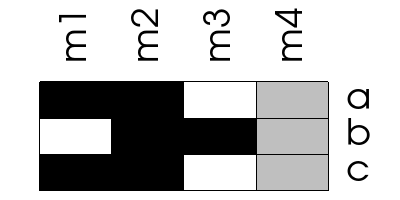

Write Python code to recreate this figure.
#!/usr/bin/env python
# Demonstrate vtkHeatmapItem rendering a table with numeric and string columns.

import vtkmodules.vtkInteractionStyle  # noqa: F401
import vtkmodules.vtkRenderingContextOpenGL2  # noqa: F401
import vtkmodules.vtkRenderingFreeType  # noqa: F401
import vtkmodules.vtkRenderingOpenGL2  # noqa: F401

from vtkmodules.vtkCommonCore import vtkDoubleArray, vtkStringArray
from vtkmodules.vtkCommonDataModel import vtkTable
from vtkmodules.vtkRenderingContext2D import vtkContextActor, vtkContextScene, vtkContextTransform
from vtkmodules.vtkViewsInfovis import vtkHeatmapItem
from vtkmodules.vtkRenderingCore import (
    vtkRenderWindow,
    vtkRenderWindowInteractor,
    vtkRenderer,
)

# Build table with names and numeric/string columns.
table = vtkTable()

table_names = vtkStringArray()
table_names.SetNumberOfTuples(3)
table_names.SetValue(0, "c")
table_names.SetValue(1, "b")
table_names.SetValue(2, "a")
table_names.SetName("name")

m1 = vtkDoubleArray()
m1.SetNumberOfTuples(3)
m1.SetName("m1")
m1.SetValue(0, 1.0)
m1.SetValue(1, 3.0)
m1.SetValue(2, 1.0)

m2 = vtkDoubleArray()
m2.SetNumberOfTuples(3)
m2.SetName("m2")
m2.SetValue(0, 2.0)
m2.SetValue(1, 2.0)
m2.SetValue(2, 2.0)

m3 = vtkDoubleArray()
m3.SetNumberOfTuples(3)
m3.SetName("m3")
m3.SetValue(0, 3.0)
m3.SetValue(1, 1.0)
m3.SetValue(2, 3.0)

m4 = vtkStringArray()
m4.SetNumberOfTuples(3)
m4.SetName("m4")
m4.SetValue(0, "a")
m4.SetValue(1, "b")
m4.SetValue(2, "c")

table.AddColumn(table_names)
table.AddColumn(m1)
table.AddColumn(m2)
table.AddColumn(m3)
table.AddColumn(m4)

# Heatmap item.
heatmap = vtkHeatmapItem()
heatmap.SetTable(table)
heatmap.SetPosition(20, 5)

# Context actor pipeline.
context_actor = vtkContextActor()
context_transform = vtkContextTransform()
context_transform.SetInteractive(True)
context_transform.AddItem(heatmap)
context_transform.Scale(2, 2)
context_actor.GetScene().AddItem(context_transform)

# Standard rendering pipeline.
renderer = vtkRenderer()
renderer.SetBackground(1.0, 1.0, 1.0)
renderer.AddActor(context_actor)
context_actor.GetScene().SetRenderer(renderer)

render_window = vtkRenderWindow()
render_window.AddRenderer(renderer)
render_window.SetWindowName("heatmap item")
render_window.SetMultiSamples(0)
render_window.SetSize(400, 200)

interactor = vtkRenderWindowInteractor()
interactor.SetRenderWindow(render_window)

interactor.Initialize()
interactor.Start()
